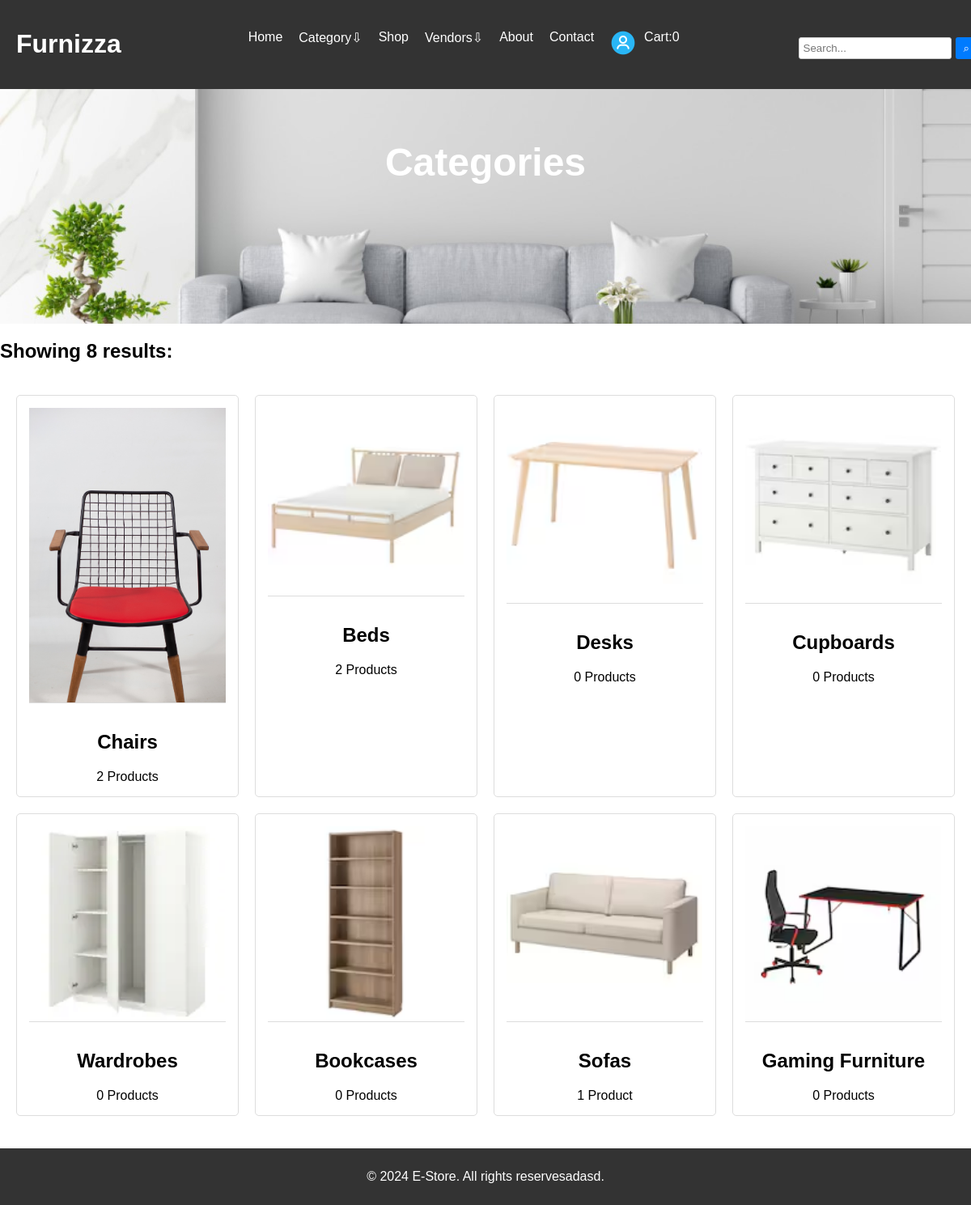
Page /categories/ on the committed database.
### core/models.py (models this page shows, shortened)
class Category(models.Model):
    categoryid = ShortUUIDField(unique=True, length = 10, max_length = 20, prefix= "cat", alphabet= "abcdefghijklmn123456789")
    title = models.CharField(max_length=75, default="Furniture")
    image = models.ImageField(upload_to="category", default="furniture.jpg")
    class Meta:
        verbose_name_plural = "Categories"

### core/views.py (the view)
# urls.py: path("categories/", category_list_view, name = "category-list"),
def category_list_view(request):
   categories = Category.objects.all()
   context = {
      "categories" : categories
   }
   return render(request, "core/category-list.html", context)

### core/context_processor.py (called while the page is built)
def default(request):
    categories = Category.objects.all()
    vendors = Vendor.objects.all()
    address = None
    if request.user.is_authenticated:
        try:
            address = Address.objects.get(user=request.user)
        except Address.DoesNotExist:
            address = None
    min_max_price = Product.objects.aggregate(Min("price"), Max("price"))
    return {
        'categories' : categories,
        'vendors' : vendors,
        'address' : address,
        'min_max_price' : min_max_price,
    }

### templates/core/category-list.html (shortened to what this page needs)
{% load static %}
<!DOCTYPE html>
<html lang="en">
<head>
</head>
<body>
    {% include 'core/header.html' %}
    <section class="hero" style="background: url('{% static 'assets/imgs/background2.jpg' %}') no-repeat center center/cover;">
        <h1>Categories</h1>
    </section>
    <h2>Showing {{categories.count}} results:</h2>
    <section class="product-container">
        {% for c in categories %}
        <div class="product-card">
            <a href = "{% url 'core:category-product-list' c.categoryid %}">
            <img src="{{c.image.url}}" alt="">
            </a>
            <h2>{{c.title}}</h2>
            <div>{{c.category.count}} Product{{c.category.count|pluralize}}</div>
        </div>
        {% endfor %}
    </section>
    <footer class="footer">
        <p>&copy; 2024 E-Store. All rights reservesadasd.</p>
    </footer>
</body>
</html>

### static/assets/css/general.css (style rules this page uses)
body { font-family: Arial, sans-serif; margin: 0; padding: 0; box-sizing: border-box; }
.hero { height: 400px; display: flex; justify-content: center; align-items: center; color: white; text-align: center; }
.hero h1 { font-size: 3rem; }
.product-container { display: grid; grid-template-columns: repeat(auto-fit, minmax(250px, 1fr)); gap: 20px; padding: 20px; }
.product-card { border: 1px solid #ddd; border-radius: 5px; padding: 15px; text-align: center; }
.product-card img { width: 100%; height: auto; border-bottom: 1px solid #ddd; margin-bottom: 10px; }
.footer { background-color: #333; color: white; text-align: center; padding: 10px 0; margin-top: 20px; }

### rows in the picture
Category: image (picture), title "Chairs", category.count "2"
Category: image (picture), title "Beds", category.count "2"
Category: image (picture), title "Desks", category.count "0"
Category: image (picture), title "Cupboards", category.count "0"
Category: image (picture), title "Wardrobes", category.count "0"
Category: image (picture), title "Bookcases", category.count "0"
Category: image (picture), title "Sofas", category.count "1"
Category: image (picture), title "Gaming Furniture", category.count "0"

### other values in the picture
{{ request.session.cart_data_obj|length }} "0"
{{ categories.count }} "8"
